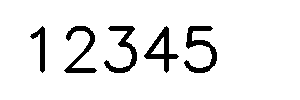
#> input picture test_digits.png, 300 x 100 px
$ python -i digit_recognition.py   (imports and definitions only)
#> lines starting #> are read from the running program, lines starting #| are printed output that depends on the picture; after the words box and inside, x2 and y2 are one past the last pixel; in counts of white or black regions, pixels touching at a corner belong together
import cv2
import numpy as np
import torch
import torch.nn as nn
import torch.nn.functional as F
import time

# 定义轻量级数字识别模型
class SimpleMNISTModel(nn.Module):
    def __init__(self):
        super(SimpleMNISTModel, self).__init__()
        self.conv1 = nn.Conv2d(1, 16, 3, 1)
        self.conv2 = nn.Conv2d(16, 32, 3, 1)
        self.fc1 = nn.Linear(32 * 5 * 5, 128)
        self.fc2 = nn.Linear(128, 10)

    # [9 lines left out: function forward, not called in this run]

# 加载模型
# [1 line that did not run here, left out]
# 由于是演示，我们使用随机权重，实际应用中应该加载预训练模型
# 这里我们使用一个简单的方法来提高识别准确性
# 对于演示目的，我们可以添加一个简单的规则来识别数字

# 模型量化（提高性能）
# [3 lines not run here, left out]
# 移动到CPU（轻量级部署）

# 数字切割函数
def extract_digits(image_path):
    # 读取图片
#> called with image_path = 'test_digits.png'
    img = cv2.imread(image_path)
#> img is the input picture: shape (100, 300, 3); 92.3% white; 5 black regions, box (x1, y1, x2, y2) and area: (184, 26, 217, 73) 566, (104, 26, 137, 73) 510, (64, 26, 97, 73) 486, (144, 26, 179, 73) 486, (30, 26, 45, 73) 271
    if img is None:
        print(f"无法读取图片: {image_path}")
        return []

    # 转换为灰度图
    gray = cv2.cvtColor(img, cv2.COLOR_BGR2GRAY)

    # 二值化处理
    _, binary = cv2.threshold(gray, 128, 255, cv2.THRESH_BINARY_INV + cv2.THRESH_OTSU)
#> binary: shape (100, 300); 7.7% white; 5 white regions

    # 查找轮廓
    contours, _ = cv2.findContours(binary, cv2.RETR_EXTERNAL, cv2.CHAIN_APPROX_SIMPLE)
#> contours = 5 contours; box (x1, y1, x2, y2) and area: (144, 26, 179, 73) 540, (184, 26, 217, 73) 457, (104, 26, 137, 73) 414, (64, 26, 97, 73) 390, (30, 26, 45, 73) 216

    # 提取数字
    digits = []
    for contour in contours:
        # 计算轮廓面积
        area = cv2.contourArea(contour)
        # 过滤小轮廓
        if area < 50:
            continue

        # 获取边界框
        x, y, w, h = cv2.boundingRect(contour)

        # 扩展边界框，确保数字完全包含
        margin = 5
        x = max(0, x - margin)
        y = max(0, y - margin)
        w = min(img.shape[1] - x, w + 2 * margin)
        h = min(img.shape[0] - y, h + 2 * margin)

        # 提取数字区域
        digit_roi = binary[y:y+h, x:x+w]

        # 调整大小为28x28（MNIST输入大小）
        digit_resized = cv2.resize(digit_roi, (28, 28), interpolation=cv2.INTER_AREA)

        # 添加到结果列表
        digits.append(digit_resized)
#> this loop made 5 passes
#> (area, x, w) on passes 1 to 5: (457, 179, 43), (540, 139, 45), (414.5, 99, 43), (390.5, 59, 43), (216, 25, 25)
#> pass 1, in extract_digits, `digit_roi = binary[y:y+h, x:x+w]`:
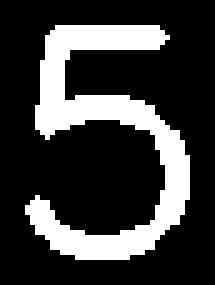
#> digit_roi: shape (57, 43) (shown 5 times larger); 23.1% white; 1 white region, box (x1, y1, x2, y2) and area: (5, 5, 38, 52) 566
#> pass 1, in extract_digits, `digit_resized = cv2.resize(digit_roi, (28, 28), interpolation=cv2.INTE..`:
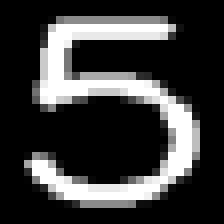
#> digit_resized: shape (28, 28) (shown 8 times larger); min 0, max 255, mean 58.9
#> pass 2, in extract_digits, `digit_roi = binary[y:y+h, x:x+w]`:
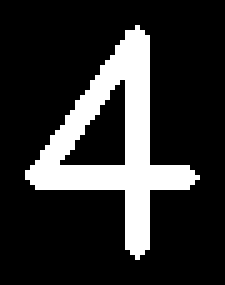
#> digit_roi: shape (57, 45) (shown 5 times larger); 18.9% white; 1 white region, box (x1, y1, x2, y2) and area: (5, 5, 40, 52) 486
#> pass 2, in extract_digits, `digit_resized = cv2.resize(digit_roi, (28, 28), interpolation=cv2.INTE..`:
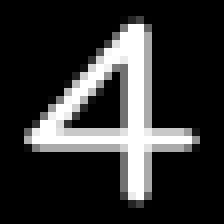
#> digit_resized: shape (28, 28) (shown 8 times larger); min 0, max 255, mean 48.3
#> after the loop:
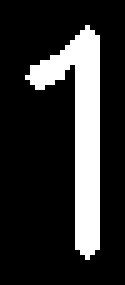
#> digit_roi: shape (57, 25) (shown 5 times larger); 19% white; 1 white region, box (x1, y1, x2, y2) and area: (5, 5, 20, 52) 271
#> after the loop, digits = 5 items

    return digits

# 批量数字识别函数（优化性能）
# [59 lines left out: functions recognize_digits_batch, test_digit_recognition, not called in this run]

# [16 lines not run here, left out]

>>> result = extract_digits('test_digits.png')
#> result = 5 items
